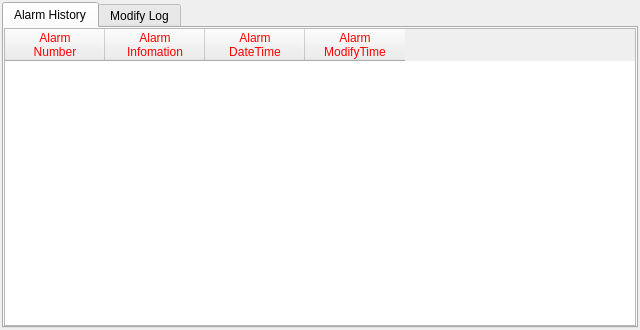
<?xml version="1.0" encoding="UTF-8"?>
<ui version="4.0">
 <class>ICAlarmFrame</class>
 <widget class="QFrame" name="ICAlarmFrame">
  <property name="geometry">
   <rect>
    <x>0</x>
    <y>0</y>
    <width>640</width>
    <height>330</height>
   </rect>
  </property>
  <property name="windowTitle">
   <string>Frame</string>
  </property>
  <property name="styleSheet">
   <string notr="true">QMessageBox QAbstractButton
{
    min-width: 90px;
	min-height:30px;
}
</string>
  </property>
  <property name="frameShape">
   <enum>QFrame::NoFrame</enum>
  </property>
  <property name="frameShadow">
   <enum>QFrame::Plain</enum>
  </property>
  <layout class="QVBoxLayout" name="verticalLayout">
   <property name="leftMargin">
    <number>2</number>
   </property>
   <property name="topMargin">
    <number>2</number>
   </property>
   <property name="rightMargin">
    <number>2</number>
   </property>
   <property name="bottomMargin">
    <number>2</number>
   </property>
   <item>
    <widget class="QTabWidget" name="tabWidget">
     <property name="currentIndex">
      <number>0</number>
     </property>
     <widget class="QWidget" name="tab">
      <attribute name="title">
       <string>Alarm History</string>
      </attribute>
      <layout class="QVBoxLayout" name="verticalLayout_2">
       <property name="leftMargin">
        <number>0</number>
       </property>
       <property name="topMargin">
        <number>0</number>
       </property>
       <property name="rightMargin">
        <number>0</number>
       </property>
       <property name="bottomMargin">
        <number>0</number>
       </property>
       <item>
        <widget class="QTableWidget" name="alarmHistoryTableWidget">
         <property name="sizePolicy">
          <sizepolicy hsizetype="Preferred" vsizetype="Preferred">
           <horstretch>0</horstretch>
           <verstretch>0</verstretch>
          </sizepolicy>
         </property>
         <property name="styleSheet">
          <string notr="true">alternate-background-color: rgb(255, 170, 255);
color: rgb(255, 0, 0);</string>
         </property>
         <property name="editTriggers">
          <set>QAbstractItemView::NoEditTriggers</set>
         </property>
         <property name="alternatingRowColors">
          <bool>true</bool>
         </property>
         <property name="selectionMode">
          <enum>QAbstractItemView::SingleSelection</enum>
         </property>
         <property name="selectionBehavior">
          <enum>QAbstractItemView::SelectRows</enum>
         </property>
         <attribute name="verticalHeaderShowSortIndicator" stdset="0">
          <bool>false</bool>
         </attribute>
         <column>
          <property name="text">
           <string>Alarm 
Number</string>
          </property>
         </column>
         <column>
          <property name="text">
           <string>Alarm 
Infomation</string>
          </property>
         </column>
         <column>
          <property name="text">
           <string>Alarm 
DateTime</string>
          </property>
         </column>
         <column>
          <property name="text">
           <string>Alarm 
ModifyTime</string>
          </property>
         </column>
        </widget>
       </item>
      </layout>
     </widget>
     <widget class="QWidget" name="tab_2">
      <attribute name="title">
       <string>Modify Log</string>
      </attribute>
      <layout class="QVBoxLayout" name="verticalLayout_3">
       <property name="leftMargin">
        <number>0</number>
       </property>
       <property name="topMargin">
        <number>0</number>
       </property>
       <property name="rightMargin">
        <number>0</number>
       </property>
       <property name="bottomMargin">
        <number>0</number>
       </property>
       <item>
        <widget class="QTableWidget" name="logTable">
         <property name="editTriggers">
          <set>QAbstractItemView::NoEditTriggers</set>
         </property>
         <attribute name="horizontalHeaderStretchLastSection">
          <bool>true</bool>
         </attribute>
         <column>
          <property name="text">
           <string>Log</string>
          </property>
         </column>
        </widget>
       </item>
      </layout>
     </widget>
    </widget>
   </item>
  </layout>
 </widget>
 <resources/>
 <connections/>
</ui>
